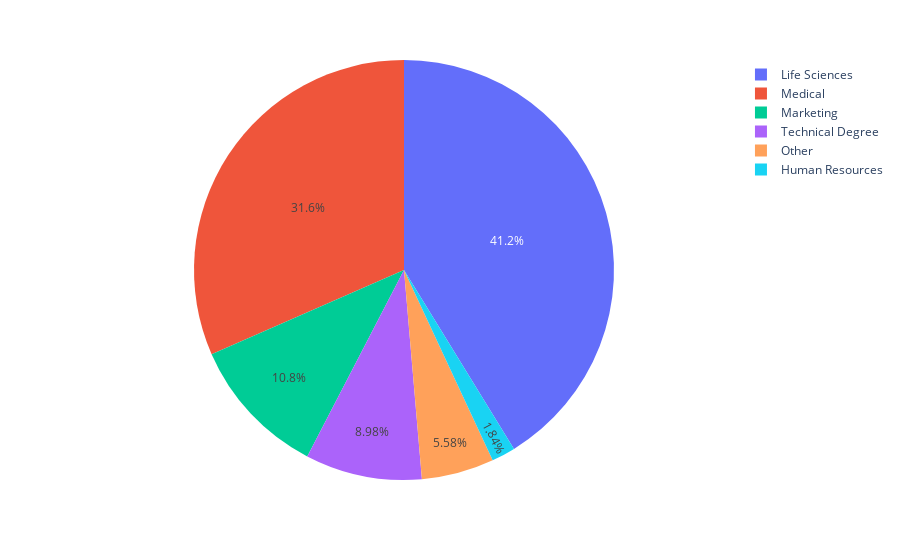

The notebook cell this image was saved under:
### Code cell
fig = px.pie(df_education_count, names="EducationField", values="count")
fig.show()

### Figure 1 — Plotly figure (JSON) as saved in the notebook; plotly's stock layout.template omitted (floating-point values rounded to 4 significant figures)
{"data": [{"domain": {"x": [0, 1], "y": [0, 1]}, "hovertemplate": "EducationField=%{label}<br>count=%{value}<extra></extra>", "labels": ["Life Sciences", "Medical", "Marketing", "Technical Degree", "Other", "Human Resources"], "legendgroup": "", "name": "", "showlegend": true, "type": "pie", "values": [606, 464, 159, 132, 82, 27]}], "layout": {"autosize": true, "legend": {"tracegroupgap": 0}, "margin": {"t": 60}}}
